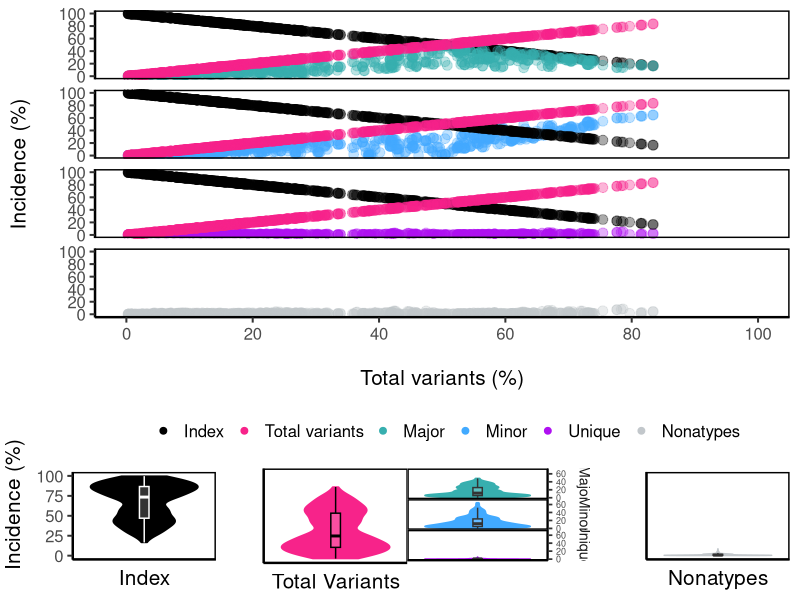
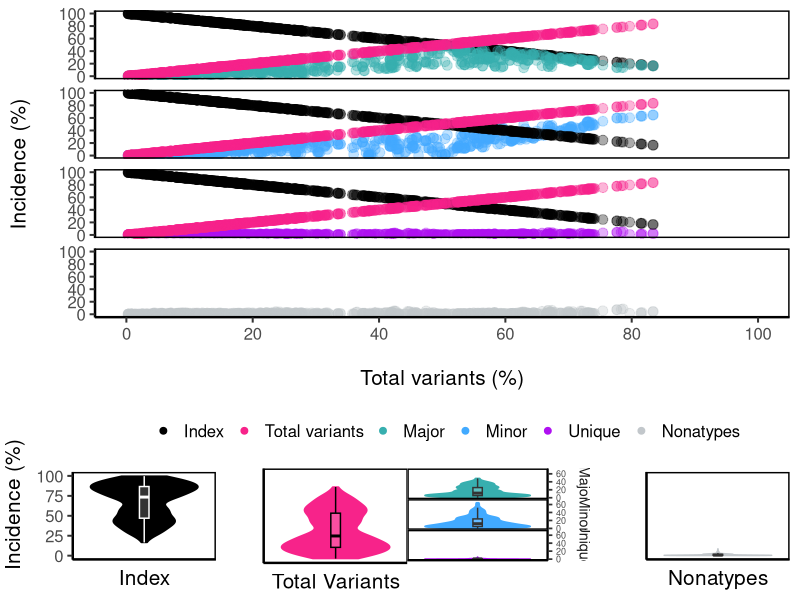

The R source for these figures, in order:
#Dynamics of diversity motifs (Proteome)

#PLOT 3a
#load the packages
library(ggplot2)
library(grid)
library(dplyr)
library(ggpubr)
library(gridExtra)
#load data
data<-read.csv("HCV_proteins.csv")
#modify data structure
plot3_data<-data.frame()
group_names<-c("Index","Major","Minor","Unique","Total variants","Nonatypes")

#NOTE: change the following line for base text size
base_size=15

plot3<-function(data){
  #transpose the data format
  for (i in 7:12){
    tmp<-data.frame(proteinName=data[1],position=data[2],incidence=data[i],total_variants=data[11],Group=group_names[i-6],Multiindex=data[13])
    names(tmp)[3]<-"Incidence"
    names(tmp)[4]<-"Total_Variants"
    plot3_data<-rbind(plot3_data,tmp)
  }
  plot3b_data<-plot3_data
  minor<-rbind(plot3_data[plot3_data$Group == "Index",],plot3_data[plot3_data$Group == "Total variants",])
  uniq<-rbind(plot3_data[plot3_data$Group == "Index",],plot3_data[plot3_data$Group == "Total variants",])
  minor$motif<- "Minor"
  uniq$motif<-"Unique"
  
  plot3_data<-plot3_data%>%mutate(motif = case_when(
    plot3_data$Group == "Index" ~ "Major",
    plot3_data$Group == "Total variants" ~ "Major",
    plot3_data$Group == "Major" ~ "Major",
    plot3_data$Group == "Minor"  ~ "Minor",
    plot3_data$Group == "Unique" ~ "Unique",
    plot3_data$Group == "Nonatypes" ~ "Nonatypes"
  ))
  plot3_data<- rbind(plot3_data,minor,uniq)
  plot3_data$motif<-factor(plot3_data$motif,levels=c("Major","Minor","Unique","Nonatypes"))
  #plotting 3a
  plot3a<-ggplot()+geom_point(plot3_data,mapping=aes(x=Total_Variants,y=Incidence,color=Group),alpha=1/3,size=3)+
    geom_point(plot3_data,mapping = aes(x =Total_Variants,y=Incidence),col=ifelse(plot3_data$multiIndex== TRUE, 'red', ifelse(plot3_data$multiIndex== FALSE, 'white', 'white')),  alpha=ifelse(plot3_data$multiIndex== TRUE, 1, ifelse(plot3_data$multiIndex== TRUE, 0,0)),pch=1,size=3,stroke=1.05)+ #multiIndex
    scale_x_continuous(limits = c(0, 100), breaks = seq(0, 100, 20))+
    scale_y_continuous(limits = c(0, 100), breaks = seq(0, 100, 20))+
    theme_classic(base_size = base_size)+
    theme(
      panel.border = element_rect(colour = "black", fill=NA, size=1),
      strip.text.x = element_blank(),
      legend.position="bottom")+
    labs(y= "Incidence (%)\n", x="\nTotal variants (%)")+
    facet_wrap(~ motif,ncol = 1)+ 
    guides(colour = guide_legend(override.aes = list(alpha = 1,size=2),keywidth = 1,keyheight = 1,nrow = 1))+
    scale_colour_manual('',breaks=c("Index","Total variants","Major","Minor","Unique","Nonatypes"),
                        values = c("Index"="black", "Total variants"="#f7238a","MultiIndex"="red",
                                   "Major"="#37AFAF" , "Minor"="#42aaff","Unique"="#af10f1", "Nonatypes"="#c2c7cb"))
  #host label
  if("host" %in% colnames(data)){
    plot3a<-plot3a+ggtitle(unique(data$host))+theme(plot.title = element_text(hjust = 0.5))
  }

  #PLOT 3b
  index<-plot3b_data[plot3b_data$Group %in% "Index",]
  nonatypes<-plot3b_data[plot3b_data$Group %in% "Nonatypes",]
  variants<-plot3b_data[plot3b_data$Group %in% c("Major","Minor","Unique"),]
  variants$x<-"x"
  variants_max_yaxis<-ceiling((max(variants$Incidence)/10))*10
  
  #plot 3b
  plot3b_index<-ggplot(index, aes(x=Group,y=Incidence))+geom_violin(color="black",fill="black")+geom_boxplot(width=0.08,alpha=0.20,fill="white",outlier.shape=NA,color="white")+
    ylim(c(0,100))+
    labs(y=NULL,x="Index")+
  theme_classic(base_size = base_size)+
    theme(
      panel.border = element_rect(colour = "black", fill=NA, size=1),
      axis.text.x  = element_blank(),
      axis.ticks.x = element_blank())+ scale_color_grey()
  
  plot3b_tv<-ggplot(index, aes(x=Group,y=Total_Variants))+geom_violin(color="#f7238a",fill="#f7238a")+geom_boxplot(width=0.08,alpha=0.20,color="black",fill="white",outlier.shape=NA)+
    ylim(c(0,100))+
    labs(y=NULL,x="Total Variants")+
  theme_classic(base_size = base_size)+
    theme(
      plot.margin = margin( t=5, b=5,r = -0.25),
      panel.border = element_rect(colour = "black", fill=NA, size=1),
      axis.text=element_text(colour="white"),
      axis.text.x  = element_blank(),
      axis.ticks = element_blank())
  
  plot3b_nonatype<-ggplot(nonatypes, aes(x=Group,y=Incidence))+geom_violin(color="#c2c7cb",fill="#c2c7cb")+geom_boxplot(width=0.08,alpha=0.20,fill="white",outlier.shape=NA)+
    ylim(c(0,100))+
    labs(y=NULL,x="Nonatypes")+
  theme_classic(base_size = base_size)+
    theme(
      panel.border = element_rect(colour = "black", fill=NA, size=1),
      axis.text=element_text(colour="white"),
      axis.text.x  = element_blank(),
      axis.ticks = element_blank())

    plot3b_variants<-ggplot(variants)+geom_violin(mapping=aes(x=x,y=Incidence,color=Group,fill=Group))+
    geom_boxplot(mapping = aes(x=x,y=Incidence),width=0.08,alpha=0.20,fill="white",outlier.shape=NA)+
    scale_y_continuous(position = "right",limits = c(0,variants_max_yaxis))+
    theme_classic(base_size = base_size-2)+
    labs(y=NULL,x=NULL)+
    facet_wrap(Group ~ .,ncol=1,strip.position ="right")+ 
    theme(strip.placement = "outside",
          panel.border = element_rect(colour = "black", fill=NA, size=1),
          axis.text.x=element_blank (), 
          axis.ticks.x=element_blank (),
          panel.spacing = unit(0, "lines"),
          strip.background=element_blank (),
          axis.text.y = element_text(size=base_size/2-1),
          plot.margin = margin(t=5,l = -0.1)
    )+
    scale_colour_manual('',values = c( "Major"="#37AFAF","Minor"="#42aaff","Unique"="#af10f1" ))+
    scale_fill_manual('',values = c( "Major"="#37AFAF","Minor"="#42aaff","Unique"="#af10f1" ))+
    guides(fill="none",color='none') 
  
  #annotate the violin plot
  plot3b_variants<-annotate_figure(plot3b_variants,bottom = text_grob("a\n",size=ceiling(base_size/2) ,color = "white"))
  plot3b<-ggarrange(plot3b_index, plot3b_tv,plot3b_variants, plot3b_nonatype, ncol=4,widths = c(1,0.9,0.95,1))
  plot3b<-annotate_figure(plot3b,left = text_grob("Incidence (%)",size=base_size,rot=90,hjust=0.3))
  #combine both the top scatter plot and bottom violin plot
  ggarrange(plot3a,plot3b,ncol=1,heights = c(1,0.3))

}

#NOTE: modify this line of code below to determine number of host
host<-1
#single host
if (host == 1){
  plot3(data)
}else{ #multihost
  
  #split the data into multiple subsets (if multiple hosts detected)
  plot3_list<-split(data,data$host)
  plot3_multihost<-lapply(plot3_list,plot3)
  
  #create spacing between multihost plots
  theme = theme(plot.margin = unit(c(0.5,1.0,0.1,0.5), "cm"))
  do.call("grid.arrange", c(grobs=lapply(plot3_multihost,"+",theme), ncol = length(unique(data$host))))
}

#save plot as 600dpi image
ggsave(filename="plot-Dynamics-of-Diversity-Motifs(Proteome).jpg", width = 9.5, height = 12.5, unit="in",device='jpg', dpi=600)

